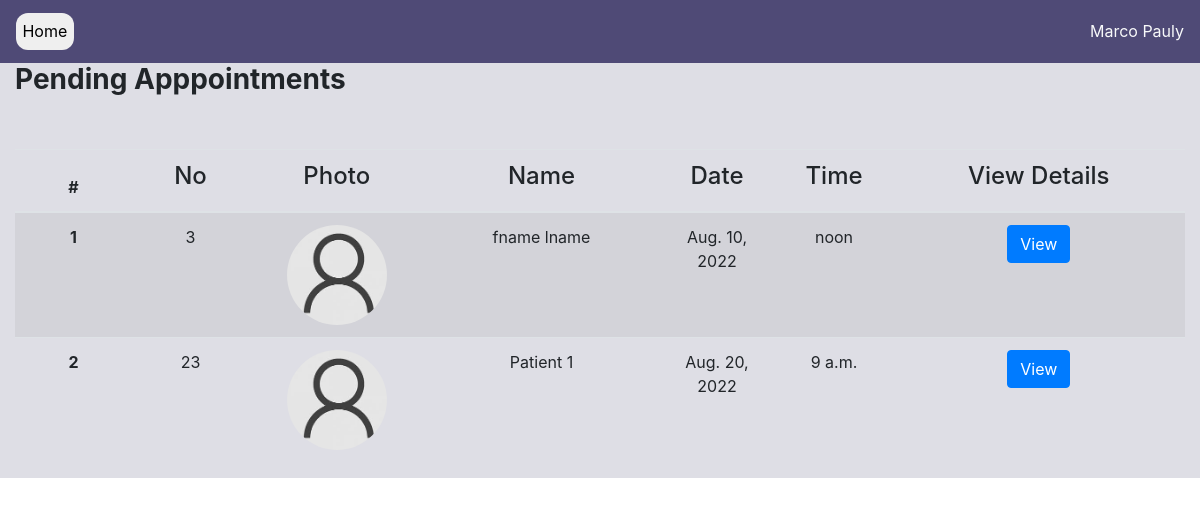
The page /doctor/pending-appointments (signed in) on the database as committed earlier.
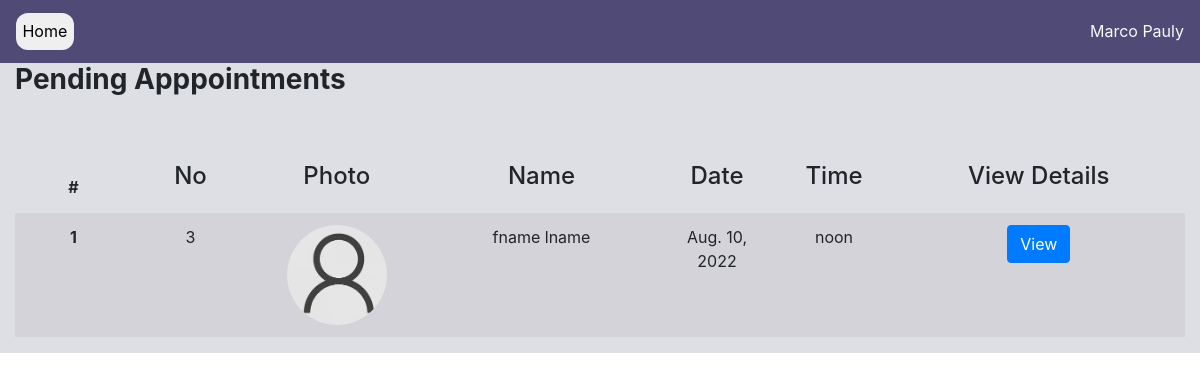
The same page on the database as committed later.
### appointment/models.py (models this page shows, shortened)
class Appointment(models.Model):
    TIME_SLOT = [
    (1, '9:00-10:00'),
    (2, '10:00-11:00'),
    (3, '11:00-12:00'),
    (4, '13:00-14:00'),
    ]
    doctor = models.ForeignKey(User,on_delete=models.CASCADE, limit_choices_to={'user_type': 'D'}, related_name='doctor')
    patient = models.ForeignKey(User,on_delete=models.CASCADE, limit_choices_to={'user_type': 'P'})
    date =  models.DateField()
    start_time = models.TimeField(null=True)
    end_time = models.TimeField(null=True)
    reason = models.TextField()
    status = models.BooleanField(default=False)
    class Meta:
        db_table = 'appointment'
        constraints = [
            models.UniqueConstraint(fields=['patient', 'doctor', 'date'], name='unique_booking')
        ]
        ordering = ['date', 'start_time']

### accounts/models.py (models this page shows, shortened)
class User(AbstractUser):
    DOCTOR = 'D'
    PATIENT = 'P'
    USER_TYPES = [
        (DOCTOR, 'Doctor'),
        (PATIENT, 'Patient'),
    ]
    MALE = 'M'
    FEMALE = 'F'
    OTHER = 'O'
    PREFER_NOT_TO_SAY = 'N'
    GENDER = [
        (MALE, 'Male'),
        (FEMALE, 'Female'),
        (OTHER, 'Other'),
        (PREFER_NOT_TO_SAY, 'Prefer not to say')
    ]
    class Meta:
        db_table = 'user'
    user_type = models.CharField(choices=USER_TYPES, max_length=1, default=PATIENT)
    gender = models.CharField(choices=GENDER,  max_length=1, default=PREFER_NOT_TO_SAY)
    phone = PhoneNumberField(null=True, blank=True)
    def is_doctor(self):
        if self.user_type == 'D':
            return True
        return False

### profiles/models.py (models this page shows, shortened)
class PatientProfile(models.Model):
    BLOOD_GROUPS = [
        ('O-', 'O-'),
        ('O+', 'O+'),
        ('A-', 'A-'),
        ('A+', 'A+'),
        ('B-', 'B-'),
        ('B+', 'B+'),
        ('AB-', 'AB-'),
        ('AB+', 'AB+'),
    ]
    class Meta:
        db_table = 'patient_profile'
    user = models.OneToOneField(
        User, on_delete=models.CASCADE, #profile deleted then patient deleted since one to one field
        primary_key=True, limit_choices_to={'user_type': 'P'},
        related_name='patprofile', #* related_name is used to give alternate name to the reverse relationship
        )
    profile_pic = models.ImageField(upload_to='images/profiles/patients', null=True, blank=True) #TODO Change directory to /images/patient/username
    dob = models.DateField(blank=True, null=True) #TODO -remove blank=True, null=True
    blood_group = models.CharField(max_length=3, choices=BLOOD_GROUPS)
    allergies = models.TextField(blank=True, null=True)

### appointment/views.py (the view)
# urls.py: path('doctor/pending-appointments', views.pending_appointments, {'status': False}, name='pending-appointment'), #* Pass extra option to function as dictionary
def pending_appointments(request, status):
    context = {}
    user = request.user
    if not user.is_doctor():
        return HttpResponse("NOT ALLOWED")
    appointments = Appointment.objects.filter(doctor=user, status=status)
    context = {'appointments':appointments, 'status':status} #* Status passed in to change heading of page (Completed/Pending)
    return render(request, 'pending-appointment.html', context=context)

### PMS/context_processors.py (called while the page is built)
def get_departments(request):
    departments = Department.objects.all()
    return {'departments': departments}

def get_time_slots(request):
    time_slot = Appointment.TIME_SLOT
    return {"time_slot": time_slot}

### appointment/templates/pending-appointment.html (shortened to what this page needs)
{% load static %}
<!DOCTYPE html>
<html>
    <head>
        <link rel="stylesheet" href="https://cdn.jsdelivr.net/npm/bootstrap@4.0.0/dist/css/bootstrap.min.css">
    </head>
    <body>
        {% include 'navbar-simple.html' %}
        <section style="height: auto;">
            <div class="container-fluid">
                <div class="row " style="background-color: #8889a347;">
                    {% if status %}
                    <div class="col-md-12" style="align-items: center;"><h3><b>Completed Apppointments</b></h3></div>
                    {% else %}
                    <div class="col-md-12" style="align-items: center;"><h3><b>Pending Apppointments</b></h3></div>
                    {% endif %}
                <br>
                <br>
                <br>
                    <div class="col-md-12 col-12" style="align-items: center;">
                        <table class="table table-striped">
                            <thead>
                              <tr>
                                <th scope="col" width="10%">#</th>
                                <th scope="col"  width="10%"><h4>No</h4></th>
                                <th scope="col" width="15%"><h4>Photo</h4></th>
                                <th scope="col" width="20%"><h4>Name</h4></th>
                                <th scope="col" width="10%"><h4>Date</h4></th>
                                <th scope="col" width="10%"><h4>Time</h4></th>
                                <th scope="col"><h4>View Details</h4></th>
                              </tr>
                            </thead>
                            <tbody>
{% for appointment in appointments %}
                                <tr>
                                    <th scope="row">{{forloop.counter}}</th>
                                    <td>{{appointment.id}}</td>
                                    <td>
                                        {%if appointment.patient.patprofile.profile_pic %}
                                            <img src="{{appointment.patient.patprofile.profile_pic.url}}" class="photo">
                                        {% else %}
                                            <img src="{% static 'images/default_pic.jpg' %}" class="photo">
                                        {% endif %}
                                    </td>
                                    <td>{{appointment.patient.get_full_name}}</td>
                                    <td>{{appointment.date}}</td>
                                    <td>{{appointment.start_time}}</td>
                                    <td>
                                        {% if status %}
                                            <form action="{% url 'appointment:past-prescription' %}" method="post">
                                                {% csrf_token %}
                                                <button class="btn btn-primary" type="submit" name="app_id" value={{appointment.id}}>View</button>
                                            </form>
                                        {% else %}
                                            <form action="{% url 'appointment:view-appointment' %}" method="post">
                                                <button class="btn btn-primary" type="submit" name="id" value={{appointment.id}}>View</button>
                                            </form>
                                        {% endif %}
                                    </td>
                                </tr>
{% endfor %}
                            </tbody>
                          </table>
                    </div>
                </div>
            </div>
        </section>
    </body>
</html>

Rows that differ between the two databases and show on the page:
removed Appointment: id "23", patient.patprofile.profile_pic (placeholder picture), patient.get_full_name "Patient 1", date "Aug. 20, 2022", start_time "9 a.m."
